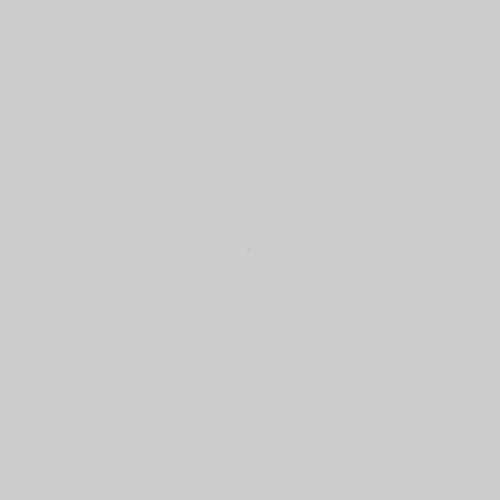
Frame 1 (no input)
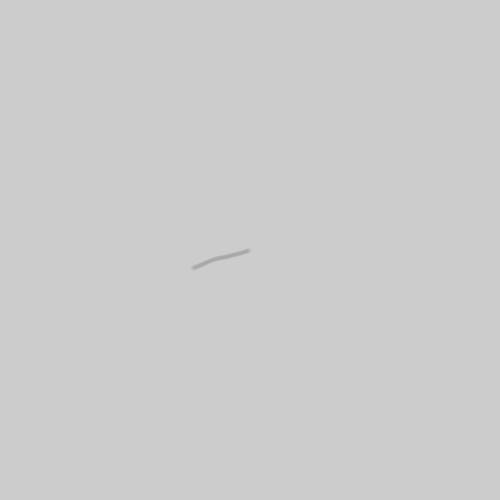
Frame 60 (the mouse pressed at the canvas centre just before this capture)
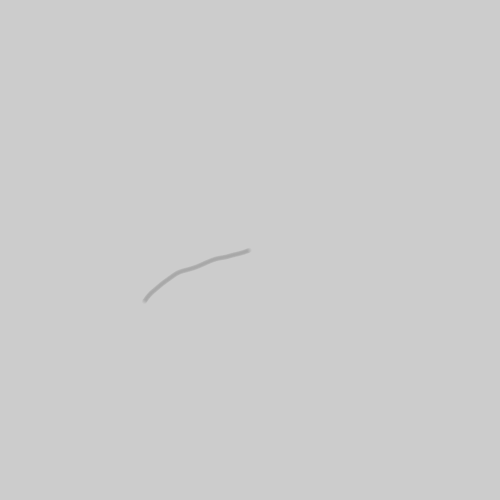
Frame 120 (the mouse held since frame 60 and released just before this capture)

The Processing sketch that drew these frames (run headless with seeded random() and noise(); from frame 60 on, the mouse is pressed at the canvas centre):

// Processing sketch: sketch_180401_noise_one_particle
// ── sketch_180401_noise_one_particle.pde
float x = 250;
float y = 250;
float vx = 0.0;
float vy = 0.0;
float angle = 0.0;

void setup()
{
  size(500,500);
}

void draw()
{
  angle = 360.0 * noise(x*0.01,y*0.01);
  vx = cos( radians(angle) );
  vy = sin( radians(angle) );
  x = x+vx;
  y = y+vy;
  if ( x < 0 ) x = 500; 
  else if ( x > 500) x = 0;
  if ( y < 0 ) y = 500;
  else if (y > 500) y = 0;
  noStroke();
  fill(0,10);
  ellipse(x,y,5,5);
}
